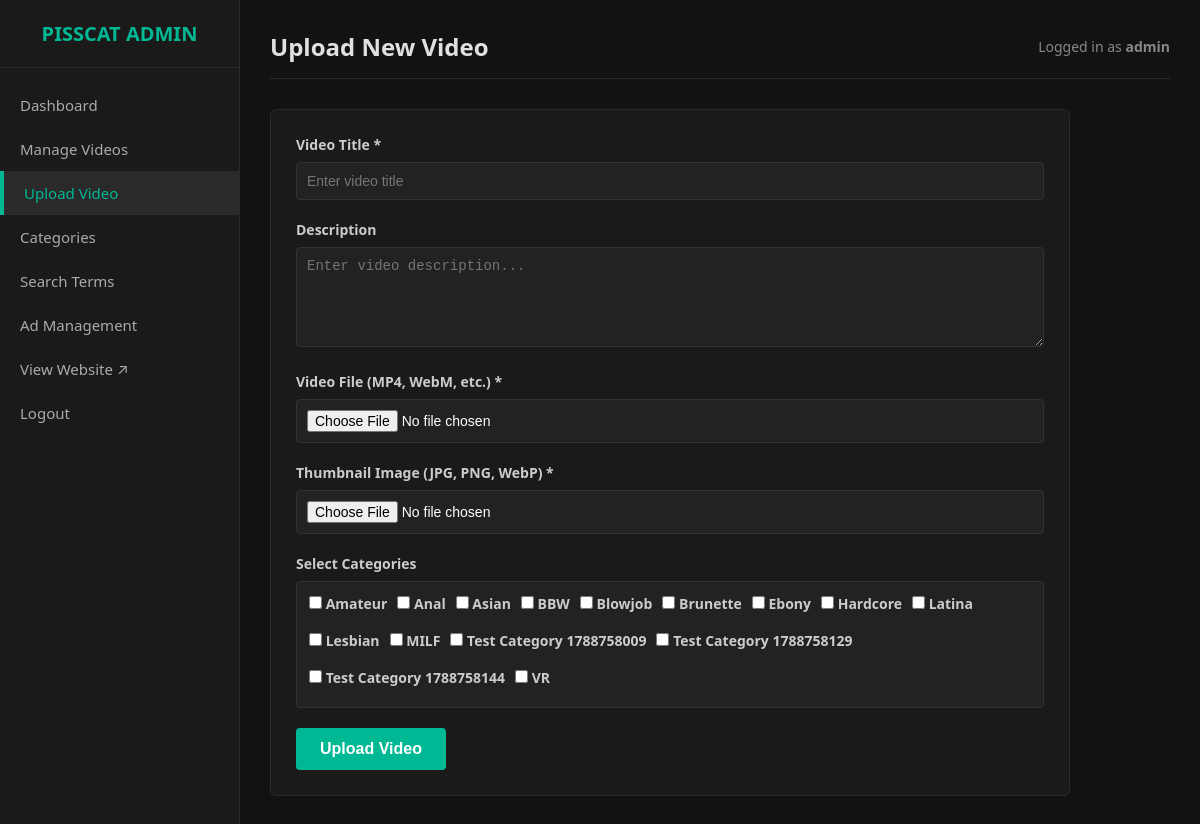
/admin/upload.php (signed in), run on an earlier commit of the app's database.
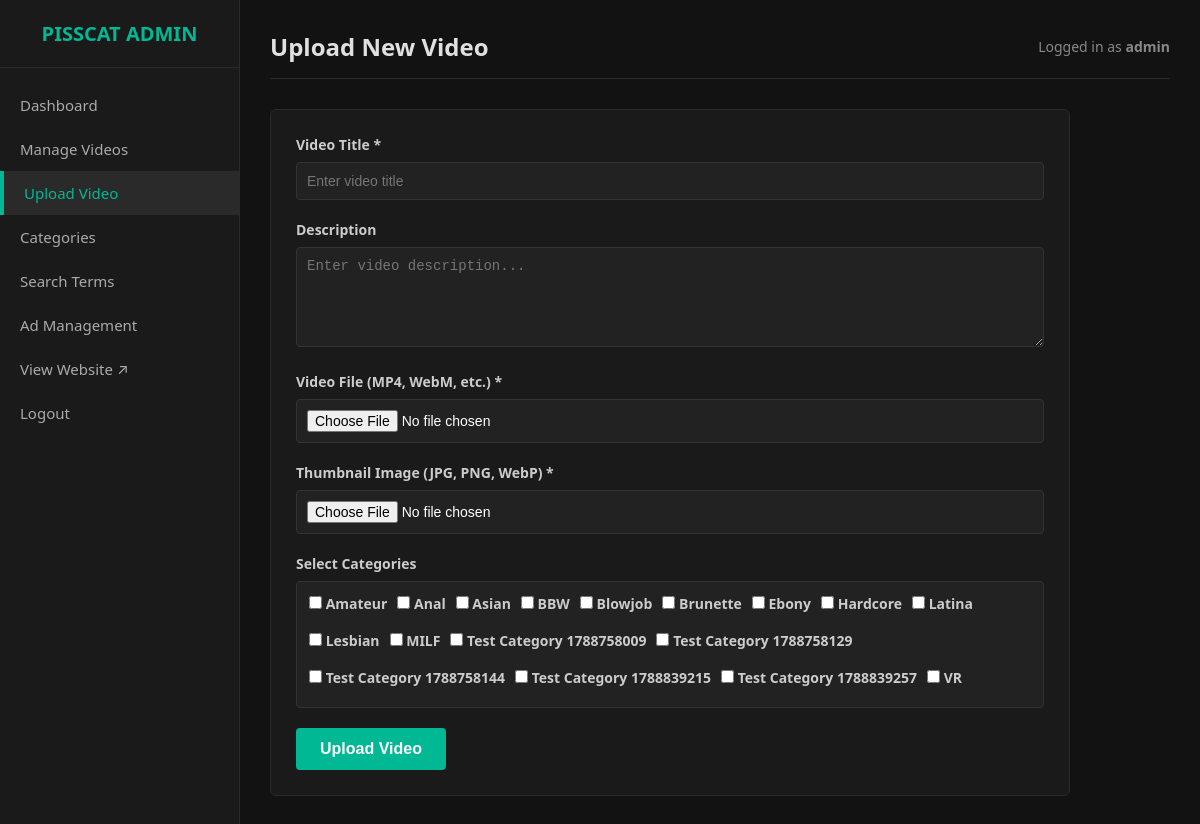
And on a later commit of the database.
### tables this page shows
CREATE TABLE categories (
            id INTEGER PRIMARY KEY AUTOINCREMENT,
            name TEXT UNIQUE NOT NULL,
            slug TEXT UNIQUE NOT NULL,
            created_at DATETIME DEFAULT CURRENT_TIMESTAMP
        );

### admin/upload.php (the view, shortened to what this page needs)
<?php
require_once __DIR__ . '/header.php';
$pdo = getDB();
$categories = $pdo->query("SELECT * FROM categories ORDER BY name ASC")->fetchAll();
?>
<div style="max-width: 800px;">
    <form action="upload.php" method="POST" enctype="multipart/form-data" style="background: #1a1a1a; padding: 25px; border-radius: 6px; border: 1px solid #2a2a2a;">
        <div class="form-group">
            <label for="title">Video Title *</label>
            <input type="text" id="title" name="title" class="form-control" required placeholder="Enter video title">
        </div>
        <div class="form-group">
            <label for="description">Description</label>
            <textarea id="description" name="description" class="form-control" placeholder="Enter video description..."></textarea>
        </div>
        <div class="form-group">
            <label for="video_file">Video File (MP4, WebM, etc.) *</label>
            <input type="file" id="video_file" name="video_file" class="form-control" accept="video/*" required>
        </div>
        <div class="form-group">
            <label for="thumbnail_file">Thumbnail Image (JPG, PNG, WebP) *</label>
            <input type="file" id="thumbnail_file" name="thumbnail_file" class="form-control" accept="image/*" required>
        </div>
        <div class="form-group">
            <label>Select Categories</label>
            <div class="checkbox-group">
                <?php if (empty($categories)): ?>
                    <p style="color: #888; font-size: 13px;">No categories created yet. <a href="categories.php" style="color: #ff3366;">Add categories first</a>.</p>
                <?php else: ?>
                    <?php foreach ($categories as $cat): ?>
                        <label class="checkbox-label">
                            <input type="checkbox" name="categories[]" value="<?= $cat['id'] ?>">
                            <?= htmlspecialchars($cat['name']) ?>
                        </label>
                    <?php endforeach; ?>
                <?php endif; ?>
            </div>
        </div>
        <button type="submit" class="btn btn-primary" style="padding: 12px 24px; font-size: 16px;">Upload Video</button>
    </form>
</div>
<?php require_once __DIR__ . '/footer.php'; ?>

What changed in the data, as far as the page shows it:
added categories: name "Test Category 1788839215"
added categories: name "Test Category 1788839257"
